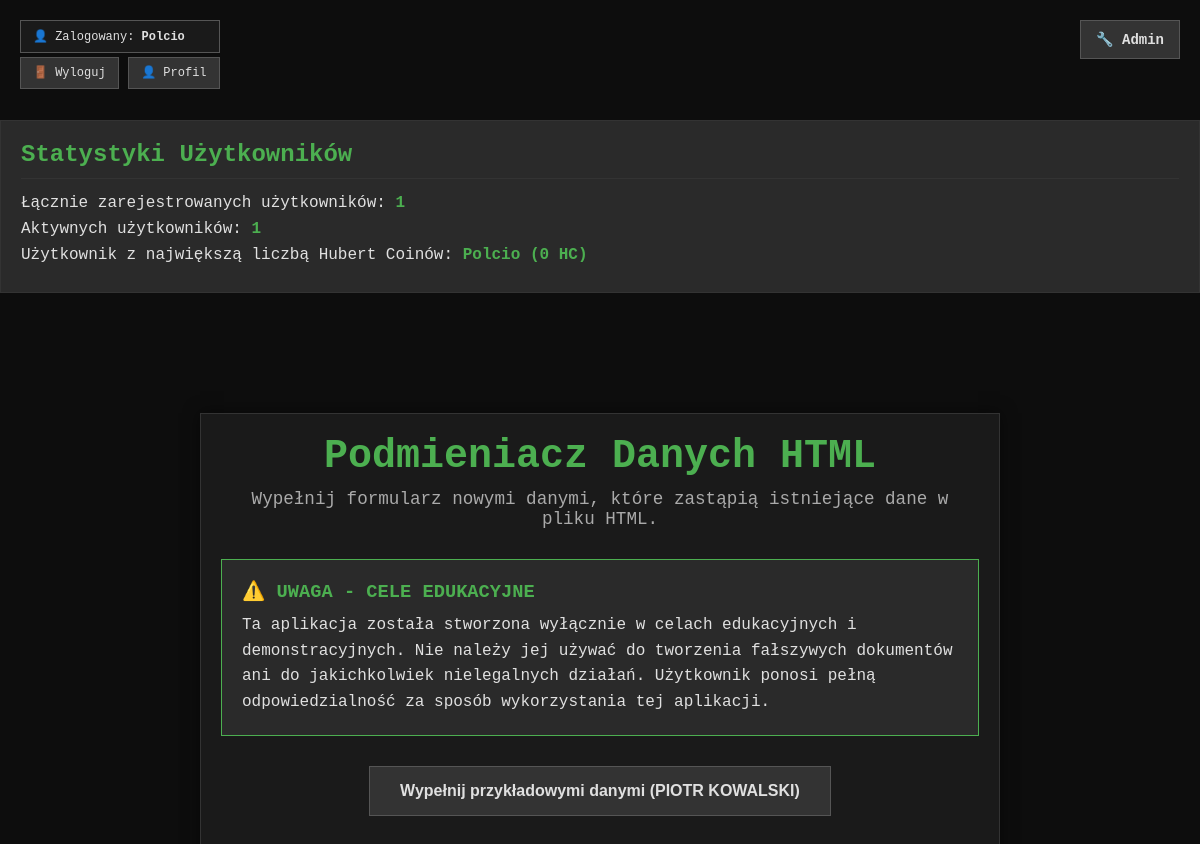
The page / (signed in, upper part) on the database as committed earlier.
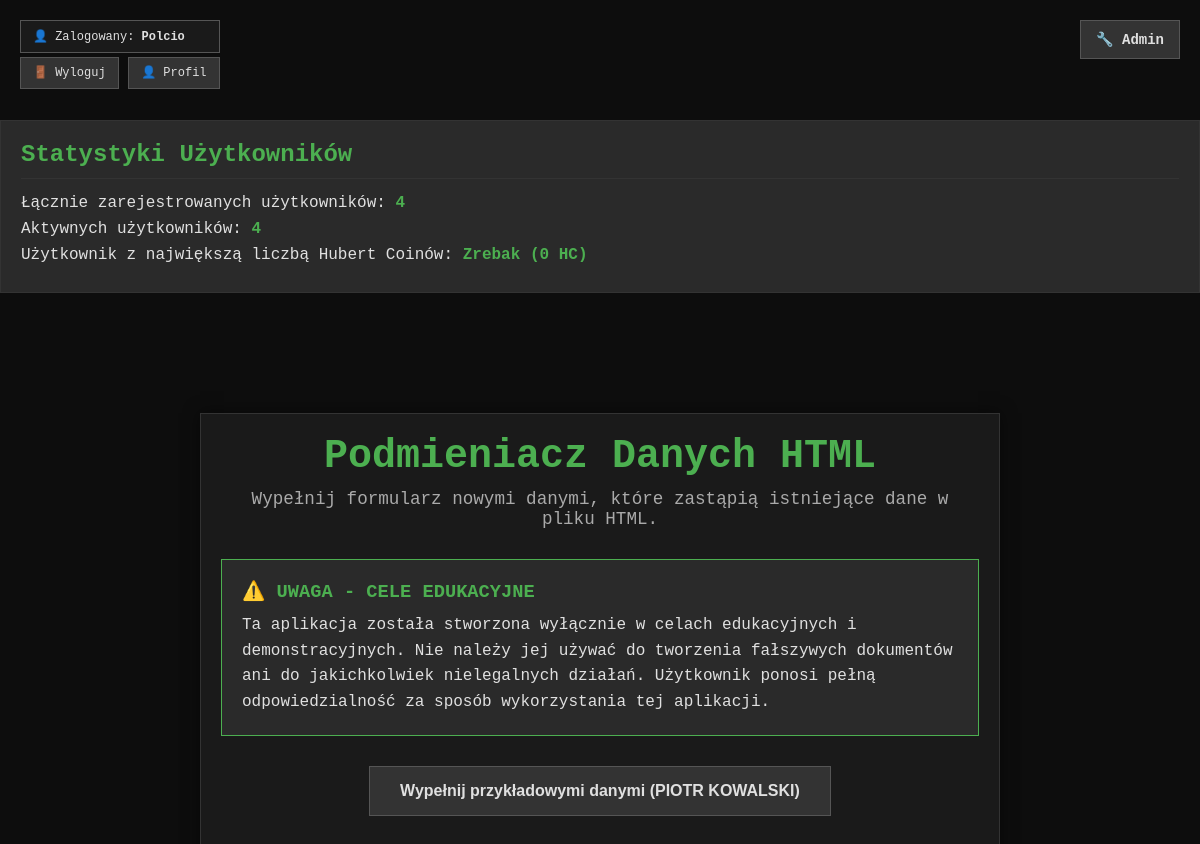
The same page on the database as committed later.
### tables this page shows
CREATE TABLE users (
            username TEXT PRIMARY KEY UNIQUE NOT NULL,
            password TEXT NOT NULL,
            created_at TEXT NOT NULL,
            is_active INTEGER NOT NULL DEFAULT 1,
            last_login TEXT,
            access_key_used TEXT,
            hubert_coins INTEGER NOT NULL DEFAULT 0,
            password_reset_token TEXT,
            password_reset_expires TEXT,
            recovery_token TEXT
        );

### app.py (the view, shortened to what this page needs)
@app.route("/", methods=["GET", "POST"])
def index():
    last_form_data = {}
    if current_user.is_authenticated:
        _, _, logs_folder = create_user_folder(current_user.username)
        last_data_filepath = os.path.join(logs_folder, "last_form_data.json")
        if os.path.exists(last_data_filepath):
            try:
                with open(last_data_filepath, 'r', encoding='utf-8') as f:
                    last_form_data = json.load(f)
            except (json.JSONDecodeError, FileNotFoundError):
                last_form_data = {}
    all_users = auth_manager.get_all_users()
    total_registered_users = len(all_users)
    active_users = [user for user in all_users if user.get('is_active') == 1]
    num_active_users = len(active_users)
    top_user = None
    if all_users:
        top_user = max(all_users, key=lambda user: user.get('hubert_coins', 0))
    return render_template('index.html',
                           user_logged_in=current_user.is_authenticated,
                           username=current_user.username if current_user.is_authenticated else None,
                           total_registered_users=total_registered_users,
                           num_active_users=num_active_users,
                           top_user=top_user,
                           last_form_data=last_form_data)

### app.py (called while the page is built)
@login_manager.user_loader
def load_user(user_id):
    return auth_manager.get_user_by_id(user_id)

def create_user_folder(user_name):
    user_data_dir = "user_data"
    user_folder = os.path.join(user_data_dir, user_name)
    files_folder = os.path.join(user_folder, "files")
    logs_folder = os.path.join(user_folder, "logs")
    os.makedirs(files_folder, exist_ok=True)
    os.makedirs(logs_folder, exist_ok=True)
    return user_folder, files_folder, logs_folder

@app.before_request
def log_request_info():
    app.logger.debug(f'Request: {request.method} {request.path} from {request.remote_addr}')

@app.before_request
def check_user_status():
    if request.endpoint in ['login', 'register', 'logout', 'admin_login', 'static', 'health_check', 'set_user', 'get_example_data', 'handle_generate_pesel', 'forgot_password', 'reset_password', 'recover_password_page']:
        return
    if current_user.is_authenticated and not current_user.is_active:
        logout_user()
        logging.warning(f"Deactivated user {current_user.username} attempted to access protected route. Session cleared.")
        return redirect(url_for('login', message='Twoje konto zostało dezaktywowane lub usunięte. Zaloguj się ponownie.'))

### database.py (called while the page is built)
def get_db_connection(db_path: Optional[str] = None):
    db_to_connect = db_path if db_path else DATABASE_FILE
    conn = sqlite3.connect(db_to_connect)
    conn.row_factory = sqlite3.Row # This allows accessing columns by name
    return conn

### user_auth.py (called while the page is built)
    @property
    def is_active(self):
        return self._is_active

    @contextmanager
    def _managed_connection(self):
        if self.conn:
            yield self.conn
        else:
            connection = get_db_connection(self.db_path)
            connection.row_factory = sqlite3.Row
            try:
                yield connection
                connection.commit()
            except Exception:
                connection.rollback()
                raise
            finally:
                connection.close()

    def get_user_by_id(self, user_id: str, conn: Optional[sqlite3.Connection] = None) -> Optional[User]:
        with self._managed_connection() as conn:
            cursor = conn.cursor()
            cursor.execute('SELECT username, is_active FROM users WHERE username = ?', (user_id,))
            user_data = cursor.fetchone()
        if user_data:
            return User(id=user_data['username'], username=user_data['username'], is_active=user_data['is_active'])
        return None

### templates/index.html (shortened to what this page needs)
<!DOCTYPE html>
<html lang="pl">
<head>
    <link rel="stylesheet" href="/static/css/index.css">
</head>
<body>
    {% if not user_logged_in %}
    <div class="login-page">
        <div class="login-container">
            <h1>🔐</h1>
            <h1>Podmieniacz Danych HTML</h1>
            <p>Zaloguj się lub zarejestruj, aby uzyskać dostęp do aplikacji</p>
            <div class="login-buttons">
                <a href="/login" class="login-btn primary">🔐 Zaloguj się</a>
                <a href="/register" class="login-btn secondary">📝 Zarejestruj się</a>
            </div>
            <div class="stats-section">
                <h2>Statystyki Użytkowników</h2>
                <p>Łącznie zarejestrowanych użytkowników: <strong>{{ total_registered_users }}</strong></p>
                <p>Aktywnych użytkowników: <strong>{{ num_active_users }}</strong></p>
                {% if top_user %}
                    <p>Użytkownik z największą liczbą Hubert Coinów: <strong>{{ top_user.username }} ({{ top_user.hubert_coins }} HC)</strong></p>
                {% else %}
                    <p>Brak użytkowników z Hubert Coinami.</p>
                {% endif %}
            </div>
            <div class="admin-link-bottom">
                <a href="/admin">🔧 Panel administratora</a>
            </div>
        </div>
    </div>
    {% else %}
    <div class="main-app">
        <a href="/admin" class="admin-link">🔧 Admin</a>
        <div class="user-status">
            <div class="user-info-box">
                👤 Zalogowany: <strong>{{ username }}</strong>
            </div>
            <a href="/logout" class="logout-btn">🚪 Wyloguj</a>
            <a href="/profile" class="logout-btn">👤 Profil</a>
        </div>
        <div class="stats-section">
            <h2>Statystyki Użytkowników</h2>
            <p>Łącznie zarejestrowanych użytkowników: <strong>{{ total_registered_users }}</strong></p>
            <p>Aktywnych użytkowników: <strong>{{ num_active_users }}</strong></p>
            {% if top_user %}
                <p>Użytkownik z największą liczbą Hubert Coinów: <strong>{{ top_user.username }} ({{ top_user.hubert_coins }} HC)</strong></p>
            {% else %}
                <p>Brak użytkowników z Hubert Coinami.</p>
            {% endif %}
        </div>
        <div class="container">
            <h1>Podmieniacz Danych HTML</h1>
            <p class="description">Wypełnij formularz nowymi danymi, które zastąpią istniejące dane w pliku HTML.</p>
            <div class="disclaimer">
                <h3>⚠️ UWAGA - CELE EDUKACYJNE</h3>
                <p>Ta aplikacja została stworzona wyłącznie w celach edukacyjnych i demonstracyjnych. Nie należy jej używać do tworzenia fałszywych dokumentów ani do jakichkolwiek nielegalnych działań. Użytkownik ponosi pełną odpowiedzialność za sposób wykorzystania tej aplikacji.</p>
            </div>
            <div class="example-data-section">
                <button type="button" id="fillExampleBtn" class="example-btn">
                    Wypełnij przykładowymi danymi (PIOTR KOWALSKI)
                </button>
            </div>
        </div>
    </div>
    {% endif %}
</body>
</html>

### static/css/index.css (style rules this page uses)
* { margin: 0; padding: 0; box-sizing: border-box; -webkit-tap-highlight-color: transparent; }
body { font-family: 'Courier New', Courier, monospace; background-color: #0d0d0d; min-height: 100vh; color: #e0e0e0; }
.stats-section { background-color: #2a2a2a; border: 1px solid #333; padding: 20px; margin-top: 120px; text-align: left; }
.stats-section h2 { color: #4caf50; margin-top: 0; margin-bottom: 15px; font-size: 1.5em; border-bottom: 1px solid #333; padding-bottom: 10px; }
.stats-section p { margin-bottom: 8px; color: #e0e0e0; }
.stats-section strong { color: #4caf50; }
.main-app { display: block; }
.admin-link { position: fixed; top: 20px; right: 20px; background-color: #333; color: #e0e0e0; padding: 10px 15px; border: 1px solid #555; text-decoration: none; font-size: 14px; font-weight: 600; z-index: 1000; transition: background-color 0.3s, color 0.3s, border-color 0.3s; }
.user-status { position: fixed; top: 20px; left: 20px; z-index: 1001; }
.user-info-box { background-color: #1a1a1a; color: #e0e0e0; padding: 8px 12px; border: 1px solid #555; font-size: 12px; margin-bottom: 10px; }
.logout-btn { background-color: #333; color: #e0e0e0; padding: 8px 12px; border: 1px solid #555; text-decoration: none; font-size: 12px; transition: background-color 0.3s, color 0.3s, border-color 0.3s; }
.container { max-width: 800px; margin: 0 auto; padding: 20px; background-color: #1a1a1a; border: 1px solid #333; box-shadow: 0 0 15px rgba(0, 0, 0, 0.5); margin-top: 120px; }
h1 { text-align: center; color: #4caf50; margin-bottom: 10px; font-size: 2.5em; }
.description { text-align: center; color: #aaa; margin-bottom: 30px; font-size: 1.1em; }
.disclaimer { background-color: #2a2a2a; border: 1px solid #4caf50; padding: 20px; margin-bottom: 30px; }
.disclaimer h3 { color: #4caf50; margin-bottom: 10px; }
.disclaimer p { color: #e0e0e0; line-height: 1.6; }
.example-data-section { text-align: center; margin-bottom: 30px; }
.example-btn { background-color: #333; color: #e0e0e0; border: 1px solid #555; padding: 15px 30px; font-size: 16px; font-weight: 600; cursor: pointer; transition: background-color 0.3s, color 0.3s, border-color 0.3s; box-shadow: none; }

Rows that differ between the two databases and show on the page:
added users: username "Zrebak", hubert_coins "0"
Other text that changed with them:
{{ total_registered_users }}: "1" → "4"
{{ num_active_users }}: "1" → "4"
{{ top_user.username }}: "Polcio" → "Zrebak"
